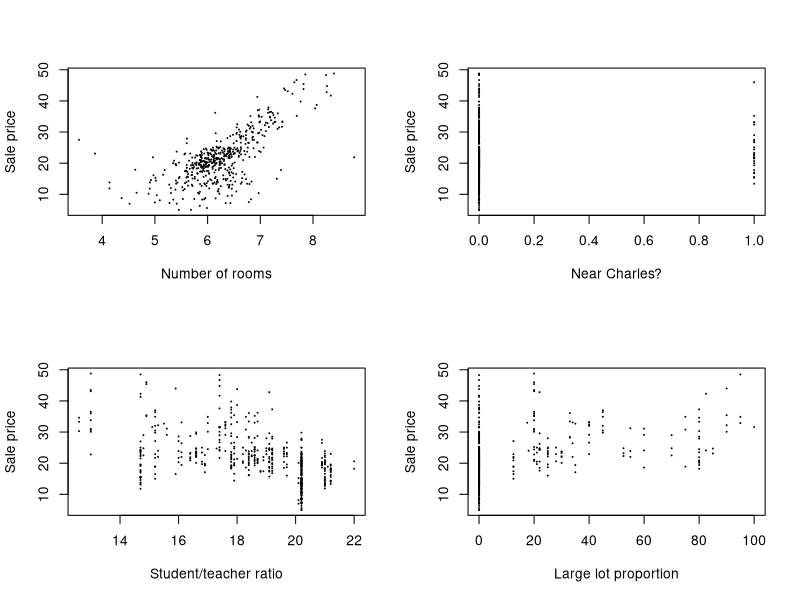
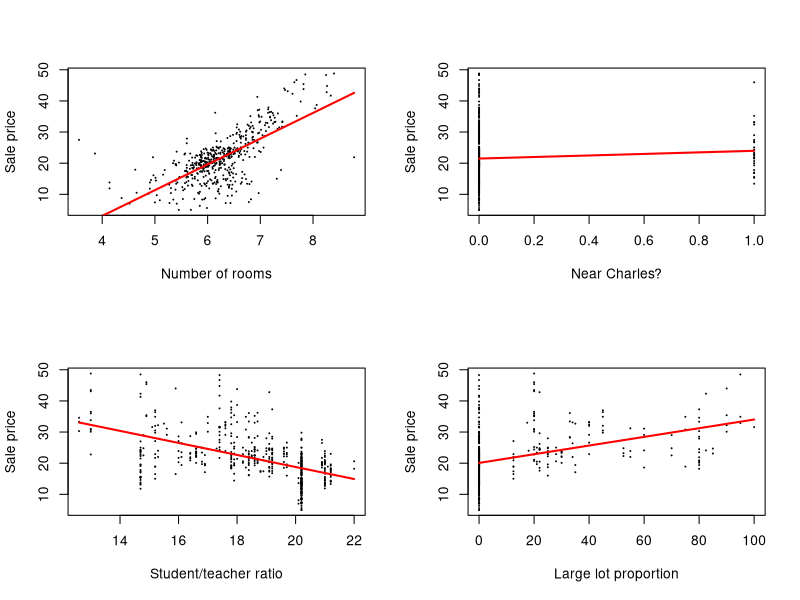
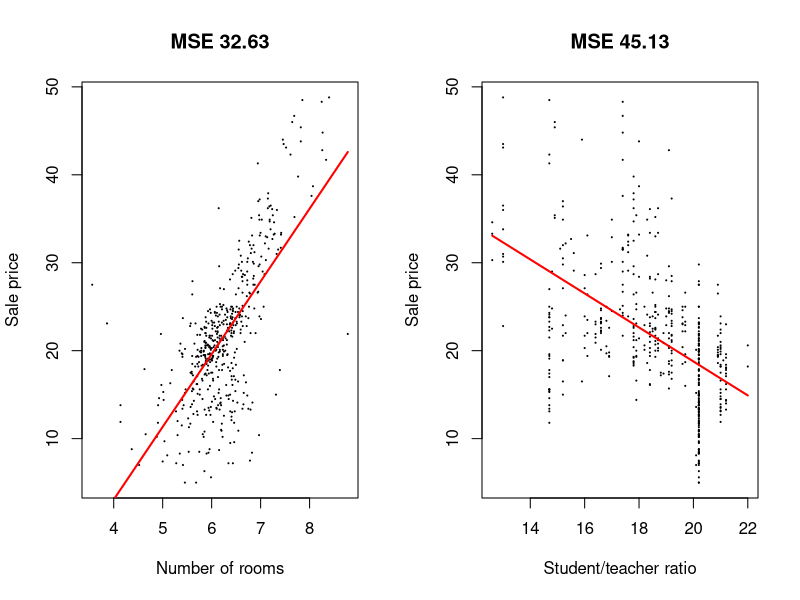
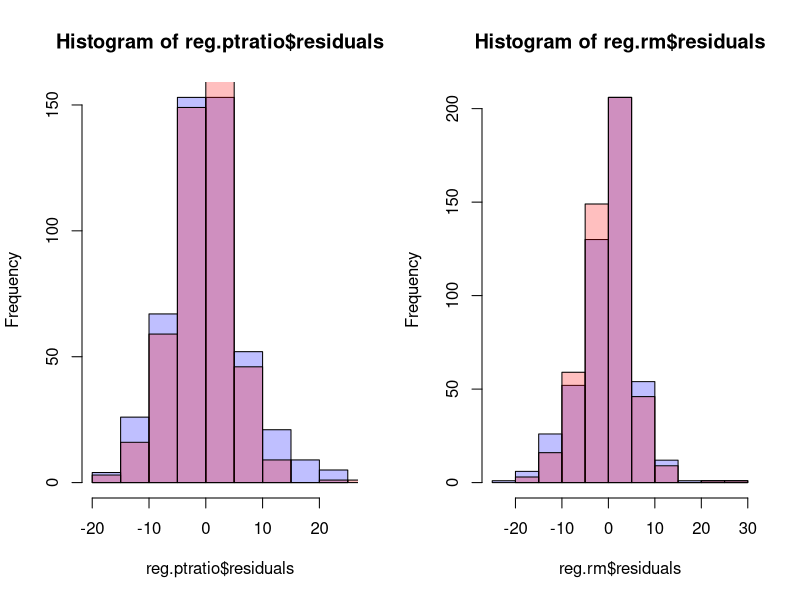
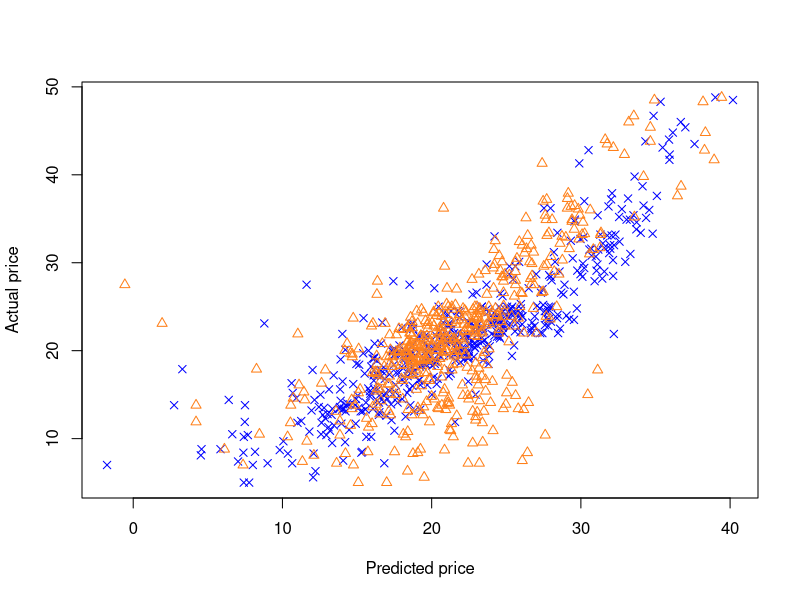
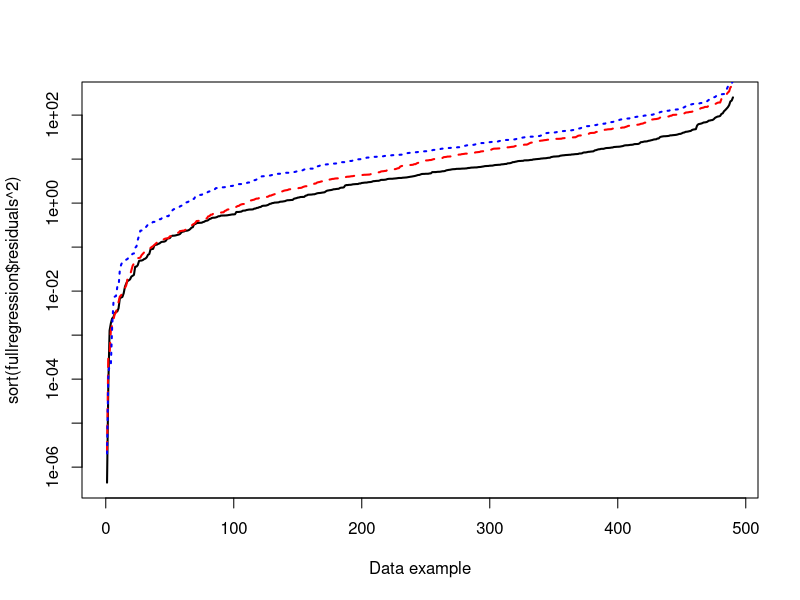
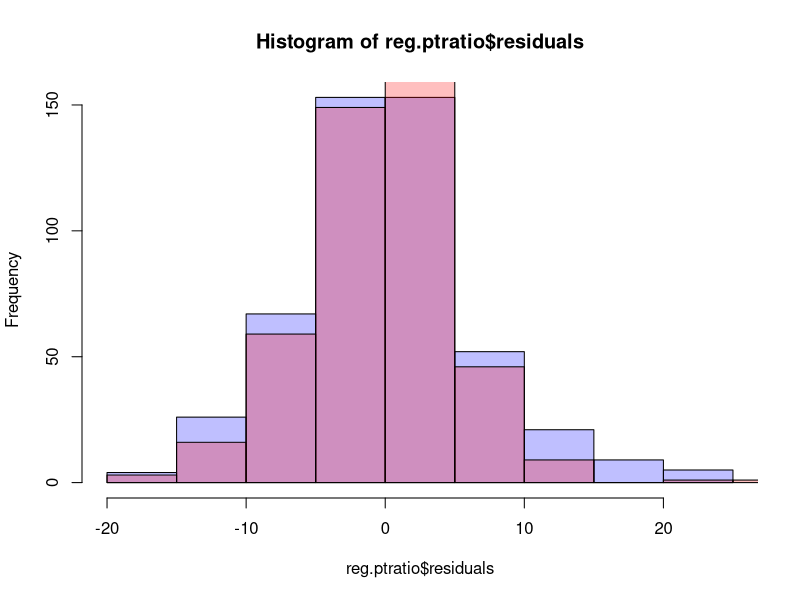
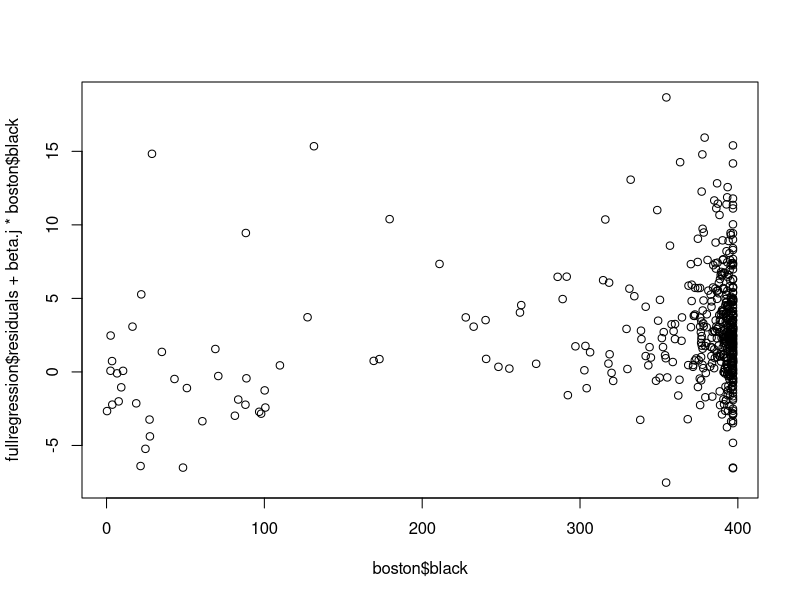

Write the R code that produced these figures, in order.
#####      Boston Housing fun      #####
##
## Some scratch code to read zip data and do some predictions with it

library(MASS);
data(Boston);
boston = Boston;
## Remove the $500,000 sale price, as it is fake
boston = boston[boston$medv != 50, ];

## Plot four of the individual predictors against price
par(mfrow = c(2, 2));
plot(boston$rm, boston$medv, xlab = "Number of rooms",
     ylab = "Sale price", pch=19, cex=.15);
plot(boston$chas, boston$medv, xlab = "Near Charles?",
     ylab = "Sale price", pch=19, cex=.15);
plot(boston$ptratio, boston$medv, xlab = "Student/teacher ratio",
     ylab = "Sale price", pch=19, cex=.15);
plot(boston$zn, boston$medv, xlab = "Large lot proportion",
     ylab = "Sale price", pch=19, cex=.15);


## Now, for each of these, let's run a regression and plot the regression line

# Make a plot of 4 things at once
par(mfrow = c(2, 2));
## Rooms against median sale price
linreg = lm(formula = medv ~ rm, data = boston);
plot(boston$rm, boston$medv, xlab = "Number of rooms",
     ylab = "Sale price", pch=19, cex=.15);
lines(boston$rm, linreg$fitted.values, col="red", lwd = 2);
## Charles distance against median sale price
plot(boston$chas, boston$medv, xlab = "Near Charles?",
     ylab = "Sale price", pch=19, cex=.15);
linreg = lm(formula = medv ~ chas, data = boston);
lines(boston$chas, linreg$fitted.values, col = "red", lwd = 2);
## Pupil/teacher ratio against median sale price
plot(boston$ptratio, boston$medv, xlab = "Student/teacher ratio",
     ylab = "Sale price", pch=19, cex=.15);
linreg = lm(formula = medv ~ ptratio, data = boston);
lines(boston$ptratio, linreg$fitted.values, col = "red", lwd = 2);
## Large lot proportion against median sale price
plot(boston$zn, boston$medv, xlab = "Large lot proportion",
    ylab = "Sale price", pch=19, cex=.15);
linreg = lm(formula = medv ~ zn, data = boston);
lines(boston$zn, linreg$fitted.values, col = "red", lwd = 2);

## Now let us compare single versus multiple regression
par(mfrow = c(1, 2));
reg.rm = lm(formula = medv ~ rm, data = boston);
plot(boston$rm, boston$medv, xlab = "Number of rooms",
     ylab = "Sale price", pch=19, cex=.15,
     main = paste("MSE", round(mean(reg.rm$residuals^2), digits=2)));
lines(boston$rm, reg.rm$fitted.values, col="red", lwd = 2);
reg.ptratio = lm(formula = medv ~ ptratio, data = boston);
plot(boston$ptratio, boston$medv, xlab = "Student/teacher ratio",
     ylab = "Sale price", pch=19, cex=.15,
     main = paste("MSE", round(mean(reg.ptratio$residuals^2), digits=2)));
lines(boston$ptratio, reg.ptratio$fitted.values, col="red", lwd = 2);

reg.rmpt = lm(formula = medv ~ rm + ptratio, data = boston)

par(mfrow = c(1, 2));
rm.hist = hist(reg.rm$residuals, plot=FALSE);
pt.hist = hist(reg.ptratio$residuals, plot=FALSE);
both.hist = hist(reg.rmpt$residuals, plot=FALSE);
plot(pt.hist, col = rgb(0, 0, 1, .25));
plot(both.hist, col = rgb(1, 0, 0, .25), add = TRUE);
plot(rm.hist, col = rgb(0, 0, 1, .25));
plot(both.hist, col = rgb(1, 0, 0, .25), add = TRUE);
# plot(C, col = rgb(1, 0, 0, .25), add = TRUE);

fullregression = lm(formula = medv ~ ., data = boston)

par(mfrow = c(1, 1));
plot(fullregression$fitted.values, boston$medv, type = "p", pch = 4,
     col = rgb(0, 0, 1),
     xlab = "Predicted price", ylab = "Actual price");
points(reg.rm$fitted.values, boston$medv, pch = 2,
       col = rgb(1, .5, .1));


par(mfrow = c(1, 1));
n = length(boston$medv);
plot(1:n, sort(fullregression$residuals^2), lty = 1,
     pch = 4, lwd=2, col="black", log = "y", type = "l",
     xlab = "Data example");
lines(1:n, sort(reg.rm$residuals^2), pch = 15, lwd=2, col="red", lty = 2);
lines(1:n, sort(reg.ptratio$residuals^2), pch = 16, lwd=2, col="blue", lty = 3);

all.hist = hist(fullregression$residuals, plot=FALSE);
rm.hist = hist(reg.rm$residuals, plot=FALSE);
plot(pt.hist, col = rgb(0, 0, 1, .25));
plot(both.hist, col = rgb(1, 0, 0, .25), add = TRUE);

beta = fullregression$coefficients;
beta.j = as.list(beta)$black;
par(mfrow = c(1, 1));
plot(boston$black, fullregression$residuals + beta.j * boston$black);
